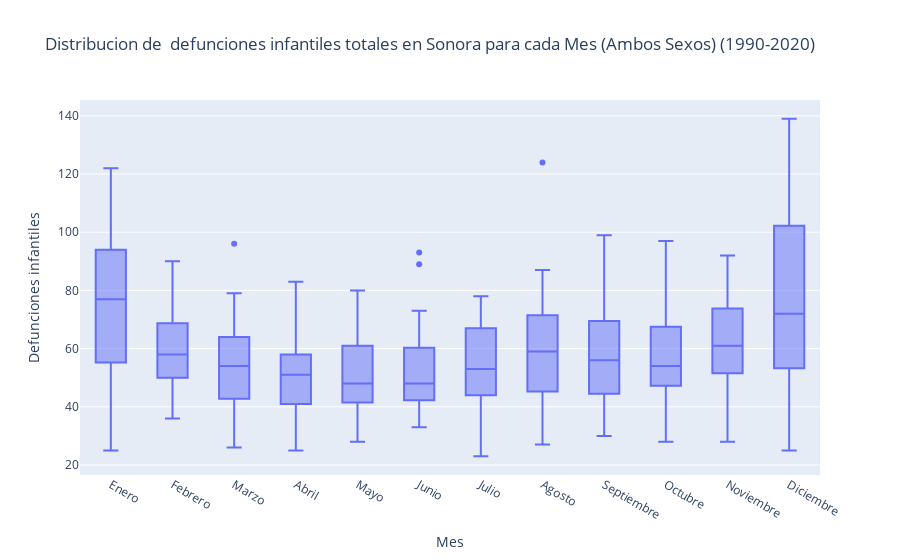

Source (notebook cell):
### Code cell
#BoxPlot para las defunciones infantiles totales para cada mes (Ambos sexos)
fig = px.box(defunciones_infantiles_clean, x="Mes", y="defunciones_infantiles_total", 
             title='Distribucion de  defunciones infantiles totales en Sonora para cada Mes (Ambos Sexos) (1990-2020)',
                labels={'defunciones_infantiles_total' : 'Defunciones infantiles'},
                 category_orders={"Mes": ['Enero',
                                        'Febrero',
                                        'Marzo',
                                        'Abril',
                                        'Mayo',
                                        'Junio',
                                        'Julio',
                                        'Agosto',
                                        'Septiembre',
                                        'Octubre',
                                        'Noviembre',
                                        'Diciembre']})

fig.show()

### Figure 1 — Plotly figure (JSON) as saved in the notebook; plotly's stock layout.template omitted (floating-point values rounded to 4 significant figures; data arrays with more than 128 entries replaced by an {"elided": "..."} marker saying what was removed)
{"data": [{"alignmentgroup": "True", "hovertemplate": "Mes=%{x}<br>Defunciones infantiles=%{y}<extra></extra>", "legendgroup": "", "marker": {"color": "#636efa"}, "name": "", "notched": false, "offsetgroup": "", "orientation": "v", "showlegend": false, "type": "box", "x": {"elided": "372 str values"}, "x0": " ", "xaxis": "x", "y": {"elided": "372 int values"}, "y0": " ", "yaxis": "y"}], "layout": {"boxmode": "group", "legend": {"tracegroupgap": 0}, "title": {"text": "Distribucion de  defunciones infantiles totales en Sonora para cada Mes (Ambos Sexos) (1990-2020)"}, "xaxis": {"anchor": "y", "categoryarray": ["Enero", "Febrero", "Marzo", "Abril", "Mayo", "Junio", "Julio", "Agosto", "Septiembre", "Octubre", "Noviembre", "Diciembre"], "categoryorder": "array", "domain": [0, 1], "title": {"text": "Mes"}}, "yaxis": {"anchor": "x", "domain": [0, 1], "title": {"text": "Defunciones infantiles"}}}}
